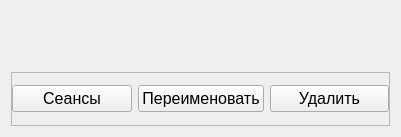
<?xml version="1.0" encoding="UTF-8"?>
<ui version="4.0">
 <class>form</class>
 <widget class="QWidget" name="form">
  <property name="geometry">
   <rect>
    <x>0</x>
    <y>0</y>
    <width>401</width>
    <height>137</height>
   </rect>
  </property>
  <property name="font">
   <font>
    <pointsize>14</pointsize>
   </font>
  </property>
  <property name="windowTitle">
   <string>Form</string>
  </property>
  <layout class="QGridLayout" name="gridLayout">
   <item row="0" column="1">
    <widget class="QLabel" name="size_label">
     <property name="sizePolicy">
      <sizepolicy hsizetype="Minimum" vsizetype="Ignored">
       <horstretch>0</horstretch>
       <verstretch>0</verstretch>
      </sizepolicy>
     </property>
     <property name="text">
      <string/>
     </property>
    </widget>
   </item>
   <item row="0" column="0">
    <widget class="QLabel" name="title_label">
     <property name="sizePolicy">
      <sizepolicy hsizetype="Expanding" vsizetype="Preferred">
       <horstretch>0</horstretch>
       <verstretch>0</verstretch>
      </sizepolicy>
     </property>
     <property name="font">
      <font>
       <pointsize>16</pointsize>
       <weight>75</weight>
       <bold>true</bold>
      </font>
     </property>
     <property name="text">
      <string/>
     </property>
    </widget>
   </item>
   <item row="1" column="0" colspan="2">
    <widget class="QFrame" name="buttons">
     <property name="frameShape">
      <enum>QFrame::StyledPanel</enum>
     </property>
     <property name="frameShadow">
      <enum>QFrame::Raised</enum>
     </property>
     <layout class="QGridLayout" name="gridLayout_2">
      <property name="leftMargin">
       <number>0</number>
      </property>
      <property name="topMargin">
       <number>0</number>
      </property>
      <property name="rightMargin">
       <number>0</number>
      </property>
      <property name="bottomMargin">
       <number>0</number>
      </property>
      <item row="0" column="0">
       <widget class="QPushButton" name="opening_button">
        <property name="font">
         <font>
          <pointsize>12</pointsize>
         </font>
        </property>
        <property name="text">
         <string>Сеансы</string>
        </property>
       </widget>
      </item>
      <item row="0" column="1">
       <widget class="QPushButton" name="editing_button">
        <property name="font">
         <font>
          <pointsize>12</pointsize>
         </font>
        </property>
        <property name="text">
         <string>Переименовать</string>
        </property>
       </widget>
      </item>
      <item row="0" column="2">
       <widget class="QPushButton" name="deleting_button">
        <property name="font">
         <font>
          <pointsize>12</pointsize>
         </font>
        </property>
        <property name="text">
         <string>Удалить</string>
        </property>
       </widget>
      </item>
     </layout>
    </widget>
   </item>
  </layout>
 </widget>
 <resources/>
 <connections/>
</ui>
